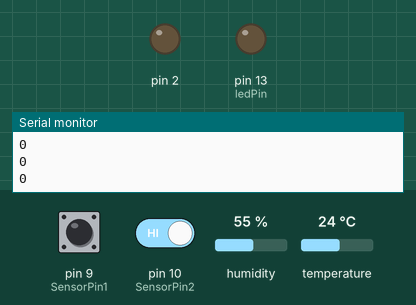
A sketch run on a simulated Arduino Uno, built with avr-gcc and run on an emulated ATmega328P. Parts: output pins drawn as LEDs (lit = HIGH), the last lines printed to the serial monitor. Inputs (shaded band) come from the test bench; at power-on: pin 10 (SensorPin2) HIGH, pin 9 (SensorPin1) HIGH, humidity 55 %, temperature 24 °C.

Above: at 1.2 s.
1.3 s: pin 10 (SensorPin2) driven LOW
At 2.7 s:
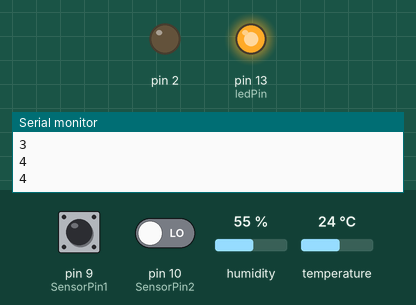
Timing chart, 0 to 4.3 s (numbered marks = the images above; inputs shaded):
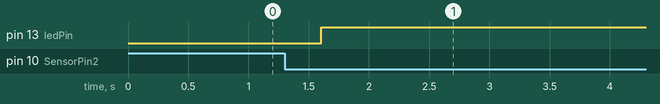

The sketch:

physics_pro_final.ino
```cpp
#include <dht.h>

dht DHT;
#define DHT11_PIN 7

const int ledPin = 13;
const int ldrPin = A0;
int temp;
int SensorPin1 = 9;
int SensorPin2 = 10;
int count = 0;
int p;

void setup() {
  Serial.begin(9600);
  pinMode(ledPin, OUTPUT);
  pinMode(ldrPin, INPUT);
  pinMode(2, OUTPUT);
  pinMode(9, INPUT_PULLUP);
  pinMode(10, INPUT_PULLUP);
}

void loop() {
  Serial.println(count);

  if (digitalRead(9) == HIGH && digitalRead(10) == LOW) {
    count++;
    p=1;
    delay(300);
  }

  if (digitalRead(10) == HIGH && digitalRead(9) == LOW) {
    count--;
    p=2;
    delay(300);
  }

  Serial.println(count);

  if (count == 1) {
    int ldrStatus = analogRead(ldrPin);

    if (ldrStatus <= 900) {
      digitalWrite(ledPin, HIGH);
      Serial.println("LDR is dark. LED is on. Light intensity: " + String(ldrStatus));
    }
    else {
      digitalWrite(ledPin, LOW);
      Serial.println("-------------");
    }

    int chk = DHT.read11(DHT11_PIN);
    temp = DHT.temperature;

    Serial.print("Temperature: ");
    Serial.println(temp);

    if (temp > 27) {
      digitalWrite(2, HIGH);
    }
    else if (temp < 27) {
      digitalWrite(2, 0);
    }

    delay(300);
  }
  else if (count == 0) {
    digitalWrite(ledPin, LOW);
    digitalWrite(3, LOW);
    digitalWrite(2, 0);

  }
  if (count==1 && p==1){
    count++;
  }
  if (count==1 && p==2){
    count--;
  }
}
```

Measured:
- after the input at 1.3 s, pin 13 (ledPin): LOW → HIGH after 0.30 s
